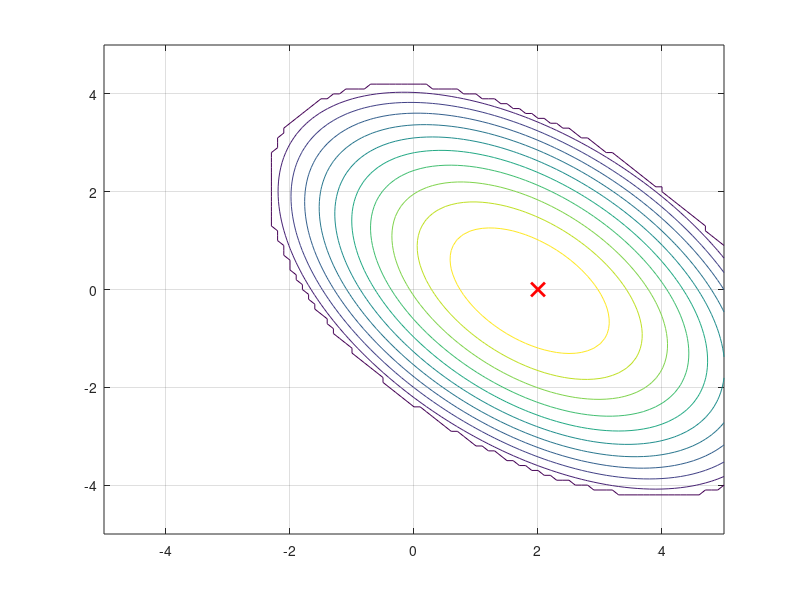

Write MATLAB code to recreate this figure.
clear;
% Define the parameters of the bivariate Gaussian distribution
Var1    = 0.2;
Mu1     = 0;  
Var3    = 0.2;
Mu3     = 0;
Ro      = -0.5;

% A11 = 1/((1-Ro^2)*Var1);
% A33 = 1/((1-Ro^2)*Var3);
% A13 = Ro/((1-Ro^2)*sqrt(Var1*Var3));
% A1  = (Mu1/Var1 - Ro*Mu3/sqrt(Var1*Var3))/(1-Ro^2);
% A3  = (Mu3/Var3 - Ro*Mu1/sqrt(Var1*Var3))/(1-Ro^2);
% C   = Mu1^2/Var1 + Mu3^2/Var3 - 2*Ro*Mu1*Mu3/sqrt(Var1*Var3);
% 
% 
% s1Vec = -3:0.1:3;
% s3Vec = -3:0.1:3;
% [S1Mat, S3Mat] = meshgrid(s1Vec,s3Vec);
% S1Vec = S1Mat(:);
% S3Vec = S3Mat(:);
% 
% % Phi13Vec = exp(-0.5*A11*S1Vec.^2 + A1*S1Vec + A13*S1Vec.*S3Vec -0.5*A33*S3Vec.^2 + A3*S3Vec);
% Phi13Vec = exp(-0.5*A11*S1Vec.^2 + A1*S1Vec + A13*S1Vec.*S3Vec);
% Phi13Mat = reshape(Phi13Vec,length(s1Vec),length(s1Vec));
% figure; surf(S1Mat,S3Mat, Phi13Mat)

% Now generate a PPC and look at the posterior

% Preferred orientations
N = 20;
PO                  = linspace(-5,5,N)';
[PO1Mat,PO3Mat]     = meshgrid(PO,PO); % We have a 2D grid of preferred orientations now
PO1Vec              = PO1Mat(:);
PO3Vec              = PO3Mat(:);

% Present some stimulus value now
s1Val   = 2;
s3Val   = 0;

CovMat  = [Var1 Ro*sqrt(Var1*Var3); Ro*sqrt(Var1*Var3) Var3];
gainval = 5;
K       = 2*pi*sqrt(Var1*Var3*(1-Ro^2))*gainval;

% Generate the mean firing rates
F       = K*mvnpdf(repmat([s1Val, s3Val],length(PO1Vec),1), [PO1Vec, PO3Vec], CovMat);

% Generate one instance of neural activity
R       = poissrnd(F);

% Now to get the posterior distribution
% First define all the "kernel" vectors
h11 = ones(N^2,1)/(1-Ro^2)/Var1;
h33 = ones(N^2,1)/(1-Ro^2)/Var3;
h13 = Ro*ones(N^2,1)/(1-Ro^2)/sqrt(Var1*Var3);
h1  = PO1Vec/(1-Ro^2)/Var1 - Ro*PO3Vec/(1-Ro^2)/sqrt(Var1*Var3);
h3  = PO3Vec/(1-Ro^2)/Var3 - Ro*PO1Vec/(1-Ro^2)/sqrt(Var1*Var3);

s1Vec = -5:0.1:5;
s3Vec = -5:0.1:5;
[S1Mat, S3Mat] = meshgrid(s1Vec,s3Vec);
S1Vec = S1Mat(:);
S3Vec = S3Mat(:);


A11 = h11'*R;
A33 = h33'*R;
A13 = h13'*R;
A1  = h1'*R;
A3  = h3'*R;

Phi13Vec = exp(-0.5*A11*S1Vec.^2 + A1*S1Vec + A13*S1Vec.*S3Vec -0.5*A33*S3Vec.^2 + A3*S3Vec);
Phi13Mat = reshape(Phi13Vec,length(s1Vec),length(s1Vec));
figure; contour(S1Mat,S3Mat, log(Phi13Mat)); hold on
plot(s1Val, s3Val, 'rx', 'MarkerSize',10,'LineWidth',2);
grid on






